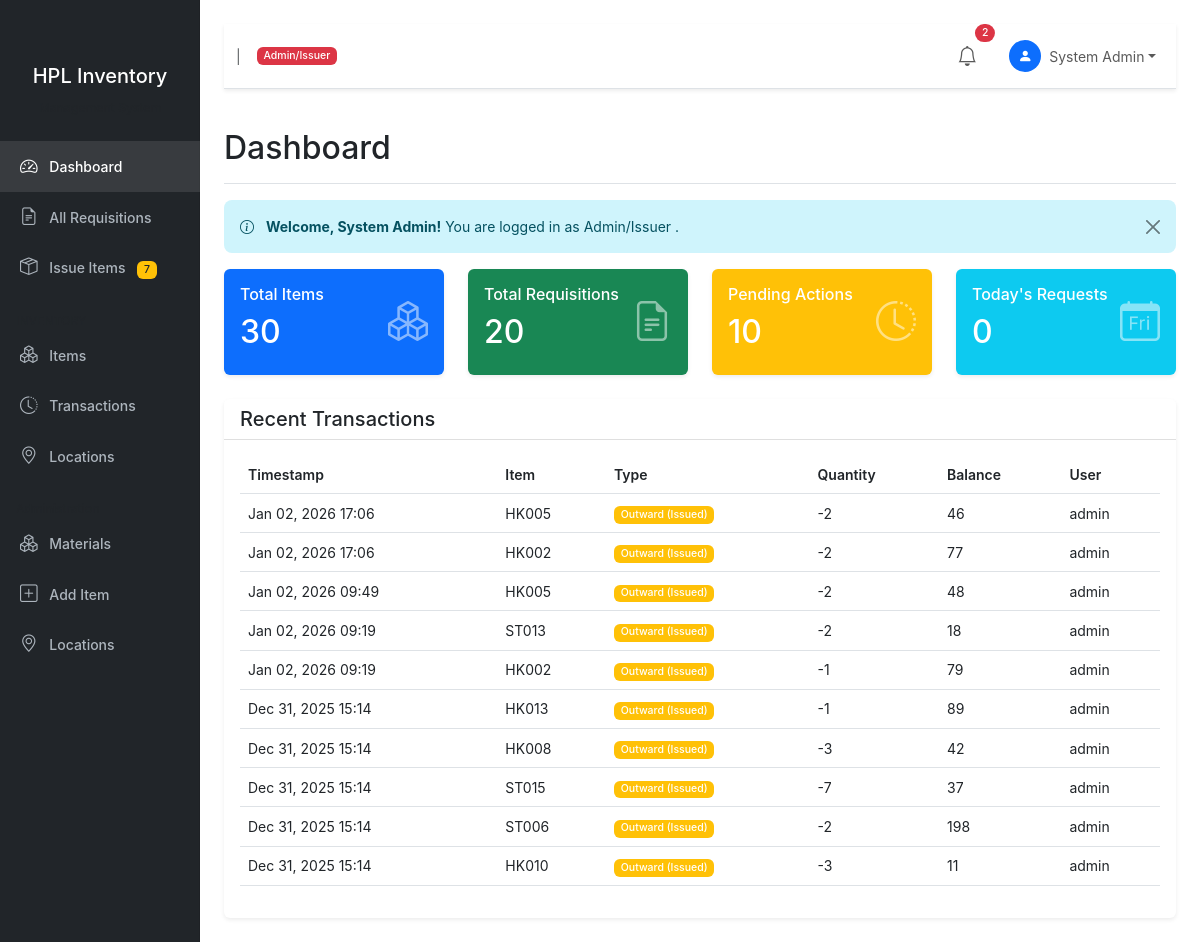
The page /dashboard/ (signed in) on the database its author committed.
### core/models.py (models this page shows, shortened)
class User(AbstractUser):
    ROLE_CHOICES = [
        ('initiator', 'Initiator'),
        ('hod', 'Head of Department'),
        ('admin', 'Admin/Issuer'),
        ('super_admin', 'Super Admin'),
    ]
    role = models.CharField(
        max_length=20,
        choices=ROLE_CHOICES,
        default='initiator',
        help_text="User role determines permissions and workflow capabilities"
    )
    department = models.ForeignKey(
        Department,
        on_delete=models.SET_NULL,
        null=True,
        blank=True,
        related_name='users',
        help_text="Department for HOD authorization scope"
    )
    employee_id = models.CharField(
        max_length=50,
        unique=True,
        blank=True,
        null=True,
        help_text="HPL Employee ID"
    )
    phone = models.CharField(max_length=20, blank=True, null=True)
    is_active = models.BooleanField(default=True)
    created_at = models.DateTimeField(auto_now_add=True)
    updated_at = models.DateTimeField(auto_now=True)
    class Meta:
        verbose_name = 'User'
        verbose_name_plural = 'Users'
        ordering = ['department', 'username']
    def get_full_name(self):
        if self.first_name and self.last_name:
            return f"{self.first_name} {self.last_name}"
        return self.username
    @property
    def is_super_admin(self):
        return self.role == 'super_admin'
    @property
    def is_hod(self):
        return self.role == 'hod'
    @property
    def is_admin(self):
        return self.role == 'admin'
    @property
    def is_initiator(self):
        return self.role == 'initiator'
    def get_pending_requisitions_count(self):
        if self.is_super_admin:
            from requisition.models import Requisition
            return Requisition.objects.filter(
                status__in=['pending_hod', 'authorized']
            ).count()
        elif self.is_hod:
            from requisition.models import Requisition
            return Requisition.objects.filter(
                status='pending_hod',
                initiator__department=self.department
            ).count()
        elif self.is_admin:
            from requisition.models import Requisition
            return Requisition.objects.filter(status='authorized').count()
        return 0

### inventory/models.py (models this page shows, shortened)
class Transaction(models.Model):
    TRANSACTION_TYPES = [
        ('inward', 'Inward (Stock Received)'),
        ('outward', 'Outward (Issued)'),
        ('adjustment', 'Adjustment'),
        ('return', 'Return to Stock'),
        ('write_off', 'Write Off'),
    ]
    item = models.ForeignKey(
        Item,
        on_delete=models.PROTECT,
        related_name='transactions',
        help_text="Item involved in transaction"
    )
    user = models.ForeignKey(
        'core.User',
        on_delete=models.SET_NULL,
        null=True,
        related_name='transactions',
        help_text="User who performed the transaction"
    )
    transaction_type = models.CharField(
        max_length=20,
        choices=TRANSACTION_TYPES,
        help_text="Type of transaction"
    )
    quantity_change = models.IntegerField(
        help_text="Positive for additions, negative for deductions"
    )
    balance_after = models.IntegerField(
        help_text="Stock balance after this transaction"
    )
    reference = models.CharField(
        max_length=200,
        blank=True,
        null=True,
        help_text="Reference (Requisition ID, PO number, etc.)"
    )
    notes = models.TextField(
        blank=True,
        null=True,
        help_text="Additional notes for the transaction"
    )
    timestamp = models.DateTimeField(
        auto_now_add=True,
        help_text="When the transaction occurred"
    )
    class Meta:
        verbose_name = 'Transaction'
        verbose_name_plural = 'Transactions'
        ordering = ['-timestamp']
        indexes = [
            models.Index(fields=['item', 'timestamp']),
            models.Index(fields=['user', 'timestamp']),
            models.Index(fields=['transaction_type']),
        ]
    def get_quantity_display(self):
        if self.quantity_change > 0:
            return f"+{self.quantity_change}"
        return str(self.quantity_change)

class Item(models.Model):
    ITEM_TYPE_CHOICES = [
        ('stationery', 'Stationery Item'),
        ('housekeeping', 'Housekeeping Item'),
    ]
    UOM_CHOICES = [
        ('pcs', 'Pieces (pcs)'),
        ('box', 'Box'),
        ('pack', 'Pack'),
        ('ream', 'Ream'),
        ('kg', 'Kilogram (kg)'),
        ('liter', 'Liter'),
        ('dozen', 'Dozen'),
        ('set', 'Set'),
        ('roll', 'Roll'),
        ('bottle', 'Bottle'),
    ]
    material_code = models.CharField(
        max_length=50,
        unique=True,
        help_text="Unique material code (e.g., ST001, HK001)"
    )
    description = models.TextField(
        help_text="Item description and details"
    )
    item_type = models.CharField(
        max_length=20,
        choices=ITEM_TYPE_CHOICES,
        help_text="Type of item"
    )
    unit_of_measurement = models.CharField(
        max_length=20,
        choices=UOM_CHOICES,
        default='pcs',
        help_text="Unit of measurement for this item"
    )
    location = models.ForeignKey(
        Location,
        on_delete=models.SET_NULL,
        null=True,
        blank=True,
        related_name='items',
        help_text="Storage location (Rack/Shelf 1-5)"
    )
    quantity_total = models.IntegerField(
        default=0,
        validators=[MinValueValidator(0)],
        help_text="Total quantity currently in stock"
    )
    reorder_level = models.IntegerField(
        default=10,
        validators=[MinValueValidator(0)],
        help_text="Minimum quantity before reordering"
    )
    is_active = models.BooleanField(default=True)
    created_at = models.DateTimeField(auto_now_add=True)
    updated_at = models.DateTimeField(auto_now=True)
    class Meta:
        verbose_name = 'Item'
        verbose_name_plural = 'Items'
        ordering = ['item_type', 'material_code']
        indexes = [
            models.Index(fields=['material_code']),
            models.Index(fields=['item_type']),
            models.Index(fields=['location']),
        ]

### core/views.py (the view, shortened to what this page needs)
# urls.py: path('dashboard/', views.DashboardView.as_view(), name='dashboard'),
class DashboardView(LoginRequiredMixin, TemplateView):
    template_name = 'core/dashboard.html'
    def get_context_data(self, **kwargs):
        context = super().get_context_data(**kwargs)
        user = self.request.user
        context['title'] = 'Dashboard'
        if user.is_admin:
            context['total_items'] = Item.objects.count()
            context['total_requisitions'] = Requisition.objects.count()
            context['pending_requisitions'] = Requisition.objects.filter(
                status__in=['pending_hod', 'authorized']
            ).count()
            context['today_requisitions'] = Requisition.objects.filter(
                created_at__date=datetime.now().date()
            ).count()
            context['recent_transactions'] = Transaction.objects.select_related(
                'item', 'user'
            ).order_by('-timestamp')[:10]
        return context

### templates/core/dashboard.html (shortened to what this page needs)
{% extends 'base.html' %}
{% block content %}
<div class="d-flex justify-content-between flex-wrap flex-md-nowrap align-items-center pt-3 pb-2 mb-3 border-bottom">
    <h1 class="h2">Dashboard</h1>
</div>
<div class="alert alert-info alert-dismissible fade show" role="alert">
    <i class="bi bi-info-circle me-2"></i>
    <strong>Welcome, {{ user.get_full_name }}!</strong>
    You are logged in as {{ user.get_role_display }}
    {% if user.department %}of {{ user.department.name }}{% endif %}.
    <button type="button" class="btn-close" data-bs-dismiss="alert"></button>
</div>
<div class="row g-4 mb-4">
    {% if user.is_admin %}
    <div class="col-md-3">
        <div class="card text-white bg-primary h-100">
            <div class="card-body">
                <div class="d-flex justify-content-between align-items-center">
                    <div>
                        <h6 class="card-title mb-0">Total Items</h6>
                        <h2 class="mt-2">{{ total_items }}</h2>
                    </div>
                    <i class="bi bi-boxes fs-1 opacity-50"></i>
                </div>
            </div>
        </div>
    </div>
    <div class="col-md-3">
        <div class="card text-white bg-success h-100">
            <div class="card-body">
                <div class="d-flex justify-content-between align-items-center">
                    <div>
                        <h6 class="card-title mb-0">Total Requisitions</h6>
                        <h2 class="mt-2">{{ total_requisitions }}</h2>
                    </div>
                    <i class="bi bi-file-earmark-text fs-1 opacity-50"></i>
                </div>
            </div>
        </div>
    </div>
    <div class="col-md-3">
        <div class="card text-white bg-warning h-100">
            <div class="card-body">
                <div class="d-flex justify-content-between align-items-center">
                    <div>
                        <h6 class="card-title mb-0">Pending Actions</h6>
                        <h2 class="mt-2">{{ pending_requisitions }}</h2>
                    </div>
                    <i class="bi bi-clock-history fs-1 opacity-50"></i>
                </div>
            </div>
        </div>
    </div>
    <div class="col-md-3">
        <div class="card text-white bg-info h-100">
            <div class="card-body">
                <div class="d-flex justify-content-between align-items-center">
                    <div>
                        <h6 class="card-title mb-0">Today's Requests</h6>
                        <h2 class="mt-2">{{ today_requisitions }}</h2>
                    </div>
                    <i class="bi bi-calendar-day fs-1 opacity-50"></i>
                </div>
            </div>
        </div>
    </div>
    {% endif %}
</div>
<div class="row">
    <div class="col-md-12">
        <div class="card">
            <div class="card-header bg-white">
                <h5 class="mb-0">
                    {% if user.is_admin %}
                    Recent Transactions
                    {% elif user.is_hod %}
                    Recent Department Requests
                    {% else %}
                    My Recent Requisitions
                    {% endif %}
                </h5>
            </div>
            <div class="card-body">
                {% if user.is_admin %}
                {% if recent_transactions %}
                <div class="table-responsive">
                    <table class="table table-hover">
                        <thead>
                            <tr>
                                <th>Timestamp</th>
                                <th>Item</th>
                                <th>Type</th>
                                <th>Quantity</th>
                                <th>Balance</th>
                                <th>User</th>
                            </tr>
                        </thead>
                        <tbody>
                            {% for txn in recent_transactions %}
                            <tr>
                                <td>{{ txn.timestamp|date:"M d, Y H:i" }}</td>
                                <td>{{ txn.item.material_code }}</td>
                                <td>
                                    <span class="badge {% if txn.transaction_type == 'inward' %}bg-success{% else %}bg-warning{% endif %}">
                                        {{ txn.get_transaction_type_display }}
                                    </span>
                                </td>
                                <td>{{ txn.get_quantity_display }}</td>
                                <td>{{ txn.balance_after }}</td>
                                <td>{{ txn.user.username|default:"System" }}</td>
                            </tr>
                            {% endfor %}
                        </tbody>
                    </table>
                </div>
                {% else %}
                <p class="text-muted text-center py-4">No recent transactions</p>
                {% endif %}
                {% endif %}
            </div>
        </div>
    </div>
</div>
{% endblock %}

### templates/partials/navbar.html (shortened to what this page needs)
<nav class="navbar navbar-expand-lg navbar-light bg-white border-bottom mb-4">
    <div class="container-fluid">
        <div class="d-flex align-items-center">
            <span class="me-3 text-muted">|</span>
            <span class="badge {% if user.is_admin %}bg-danger{% elif user.is_hod %}bg-warning text-dark{% else %}bg-info{% endif %} me-2">
                {{ user.get_role_display }}
            </span>
        </div>
        <div class="collapse navbar-collapse justify-content-end">
            <ul class="navbar-nav align-items-center">
                <li class="nav-item dropdown me-3">
                    <a class="nav-link position-relative" href="#" role="button"
                       data-bs-toggle="dropdown" id="notificationDropdown">
                        <i class="bi bi-bell fs-5"></i>
                        <span class="position-absolute top-0 start-100 translate-middle badge rounded-pill bg-danger"
                              id="notificationBadge" style="display: none;">
                        </span>
                    </a>
                </li>
                <li class="nav-item dropdown">
                    <a class="nav-link dropdown-toggle d-flex align-items-center" href="#"
                       role="button" data-bs-toggle="dropdown">
                        <div class="bg-primary text-white rounded-circle d-flex align-items-center justify-content-center me-2"
                             style="width: 32px; height: 32px;">
                            <i class="bi bi-person-fill"></i>
                        </div>
                        <span>{{ user.get_full_name }}</span>
                    </a>
                </li>
            </ul>
        </div>
    </div>
</nav>

### rows shown on the page
User: role "Admin/Issuer", get_full_name "System Admin"
Transaction: timestamp "Jan 02, 2026 17:06", item.material_code "HK005", transaction_type "Outward (Issued)", quantity "-2", balance_after "46", user.username "admin"
Transaction: timestamp "Jan 02, 2026 17:06", item.material_code "HK002", transaction_type "Outward (Issued)", quantity "-2", balance_after "77", user.username "admin"
Transaction: timestamp "Jan 02, 2026 09:49", item.material_code "HK005", transaction_type "Outward (Issued)", quantity "-2", balance_after "48", user.username "admin"
Transaction: timestamp "Jan 02, 2026 09:19", item.material_code "ST013", transaction_type "Outward (Issued)", quantity "-2", balance_after "18", user.username "admin"
Transaction: timestamp "Jan 02, 2026 09:19", item.material_code "HK002", transaction_type "Outward (Issued)", quantity "-1", balance_after "79", user.username "admin"
Transaction: timestamp "Dec 31, 2025 15:14", item.material_code "HK013", transaction_type "Outward (Issued)", quantity "-1", balance_after "89", user.username "admin"
Transaction: timestamp "Dec 31, 2025 15:14", item.material_code "HK008", transaction_type "Outward (Issued)", quantity "-3", balance_after "42", user.username "admin"
Transaction: timestamp "Dec 31, 2025 15:14", item.material_code "ST015", transaction_type "Outward (Issued)", quantity "-7", balance_after "37", user.username "admin"
Transaction: timestamp "Dec 31, 2025 15:14", item.material_code "ST006", transaction_type "Outward (Issued)", quantity "-2", balance_after "198", user.username "admin"
Transaction: timestamp "Dec 31, 2025 15:14", item.material_code "HK010", transaction_type "Outward (Issued)", quantity "-3", balance_after "11", user.username "admin"

### other values the page prints
{{ pending_count }} "7"
{{ total_items }} "30"
{{ total_requisitions }} "20"
{{ pending_requisitions }} "10"
{{ today_requisitions }} "0"
